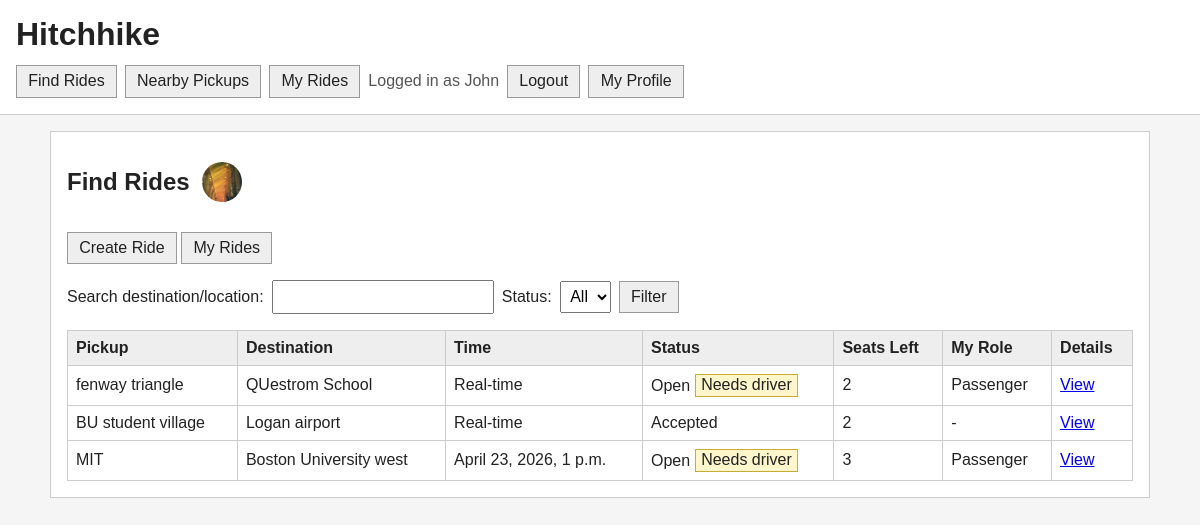
The page /campus_pickup/rides/ (signed in) on the database its author committed.
### campus_pickup/models.py (models this page shows, shortened)
class Profile(models.Model):
    user = models.ForeignKey(User, on_delete=models.CASCADE)
    display_name = models.TextField(blank=False)
    bio_text = models.TextField(blank=True)
    profile_image_url = models.ImageField(
        "profile image",
        upload_to="campus_pickup/profile_images/",
        blank=True,
    )
    join_date = models.DateTimeField(auto_now_add=True)

class Ride(models.Model):
    REQUEST_TYPES = [
        ("reservation", "Reservation"),
        ("realtime", "Real-Time"),
    ]
    STATUS_CHOICES = [
        ("open", "Open"),
        ("accepted", "Accepted"),
        ("full", "Full"),
        ("completed", "Completed"),
        ("cancelled", "Cancelled"),
    ]
    creator = models.ForeignKey(
        Profile,
        on_delete=models.CASCADE,
        related_name="created_rides"
    )
    driver = models.ForeignKey(
        Profile,
        on_delete=models.SET_NULL,
        null=True,
        blank=True,
        related_name="driving_rides"
    )
    pickup_location = models.TextField(blank=False)
    destination = models.TextField(blank=False)
    pickup_latitude = models.FloatField(null=True, blank=True)
    pickup_longitude = models.FloatField(null=True, blank=True)
    destination_latitude = models.FloatField(null=True, blank=True)
    destination_longitude = models.FloatField(null=True, blank=True)
    pickup_time = models.DateTimeField(null=True, blank=True)
    request_type = models.CharField(max_length=20, choices=REQUEST_TYPES)
    status = models.CharField(
        max_length=20,
        choices=STATUS_CHOICES,
        default="open"
    )
    seat_capacity = models.IntegerField(default=4)
    created_at = models.DateTimeField(auto_now_add=True)
    def seats_taken(self):
        passenger_ids = set(
            RideParticipant.objects.filter(ride=self).values_list("passenger_id", flat=True)
        )
        occupied = len(passenger_ids)
        if self.driver and self.driver_id not in passenger_ids:
            occupied += 1
        return occupied
    def seats_remaining(self):
        return max(self.seat_capacity - self.seats_taken(), 0)

### campus_pickup/views.py (the view)
# urls.py: path("rides/", views.RideListView.as_view(), name="ride_list"),
class RideListView(ProfileRequiredMixin, ListView):
    model = Ride
    template_name = "campus_pickup/ride_list.html"
    context_object_name = "rides"
    def get_queryset(self):
        queryset = Ride.objects.select_related("creator", "driver").exclude(
            status="completed"
        ).order_by("pickup_time")
        query = self.request.GET.get("q", "").strip()
        if query:
            queryset = queryset.filter(
                Q(destination__icontains=query) | Q(pickup_location__icontains=query)
            )
        return queryset
    def get_context_data(self, **kwargs):
        context = super().get_context_data(**kwargs)
        context["current_query"] = self.request.GET.get("q", "").strip()
        my_profile = self.get_my_profile()
        context["my_profile"] = my_profile
        context["my_passenger_ride_ids"] = list(
            RideParticipant.objects.filter(passenger=my_profile).values_list("ride_id", flat=True)
        )
        return context

### campus_pickup/views.py (called while the page is built)
    def get_my_profile(self):
        return get_object_or_404(Profile, user=self.request.user)

    def dispatch(self, request, *args, **kwargs):
        if request.user.is_authenticated and not Profile.objects.filter(user=request.user).exists():
            return redirect("campus_pickup:profile_create")
        return super().dispatch(request, *args, **kwargs)

### campus_pickup/templates/campus_pickup/ride_list.html (shortened to what this page needs)
{% extends "campus_pickup/base.html" %}
{% block content %}
<section class="panel">
    <div class="page-title">
        <h2>Find Rides</h2>
        {% if my_profile.profile_image_url %}
        <img
            class="profile-avatar title-avatar"
            src="{{ my_profile.profile_image_url.url }}"
            alt="{{ my_profile.display_name }}"
        >
        {% endif %}
    </div>
    <p>
        <a class="button-link" href="{% url 'campus_pickup:ride_create' %}">Create Ride</a>
        <a class="button-link" href="{% url 'campus_pickup:my_rides' %}">My Rides</a>
    </p>
    <form method="get" class="filters">
        <label for="q">Search destination/location:</label>
        <input id="q" name="q" type="text" value="{{ current_query }}">
        <label for="status">Status:</label>
        <select id="status" name="status">
            <option value="">All</option>
        </select>
        <button type="submit">Filter</button>
    </form>
    <table>
        <thead>
            <tr>
                <th>Pickup</th>
                <th>Destination</th>
                <th>Time</th>
                <th>Status</th>
                <th>Seats Left</th>
                <th>My Role</th>
                <th>Details</th>
            </tr>
        </thead>
        <tbody>
            {% for r in rides %}
            <tr>
                <td>{{ r.pickup_location }}</td>
                <td>{{ r.destination }}</td>
                <td>{% if r.pickup_time %}{{ r.pickup_time }}{% else %}Real-time{% endif %}</td>
                <td>
                    {{ r.get_status_display }}
                    {% if not r.driver %}
                    <span class="need-driver">Needs driver</span>
                    {% endif %}
                </td>
                <td>{{ r.seats_remaining }}</td>
                <td>
                    {% if r.driver == my_profile %}Driver{% elif r.id in my_passenger_ride_ids %}Passenger{% else %}-{% endif %}
                </td>
                <td><a href="{% url 'campus_pickup:ride_detail' r.pk %}">View</a></td>
            </tr>
            {% empty %}
            <tr>
                <td colspan="7">No rides found.</td>
            </tr>
            {% endfor %}
        </tbody>
    </table>
</section>
{% endblock %}

### campus_pickup/templates/campus_pickup/base.html (shortened to what this page needs)
{% load static %}
<!DOCTYPE html>
<html lang="en">
<head>
    <link rel="stylesheet" href="{% static 'styles/campus_pickup.css' %}?v=13">
</head>
<body>
    <header>
        <h1>Hitchhike</h1>
        <nav>
            {% if user.is_authenticated %}
            <a href="{% url 'campus_pickup:ride_list' %}">Find Rides</a>
            <a href="{% url 'campus_pickup:nearby_rides' %}">Nearby Pickups</a>
            <a href="{% url 'campus_pickup:my_rides' %}">My Rides</a>
            <span class="nav-status">Logged in as {{ user.username }}</span>
            <form method="post" action="{% url 'campus_pickup:logout' %}" class="nav-form">
                <button type="submit">Logout</button>
            </form>
            <a href="{% url 'campus_pickup:my_profile' %}">My Profile</a>
            {% else %}
            <a href="{% url 'campus_pickup:login' %}">Login</a>
            <a href="{% url 'campus_pickup:profile_create' %}">Create Account</a>
            {% endif %}
        </nav>
    </header>
    <main>
        {% block content %}
        {% endblock %}
    </main>
</body>
</html>

### static/styles/campus_pickup.css (style rules this page uses)
body { margin: 0; background: #f5f5f5; color: #222222; font-family: Arial, sans-serif; }
header { background: #ffffff; border-bottom: 1px solid #cccccc; padding: 1rem; }
header h1 { margin: 0 0 0.75rem 0; }
nav { display: flex; flex-wrap: wrap; gap: 0.5rem; align-items: center; }
nav a, .button-link, button { background: #eeeeee; border: 1px solid #999999; color: #222222; cursor: pointer; display: inline-block; font: inherit; padding: 0.4rem 0.7rem; text-decoration: none; }
.nav-form { margin: 0; }
.nav-status, .help-text { color: #555555; }
main { max-width: 1100px; margin: 1rem auto; padding: 0 1rem; }
.panel { background: #ffffff; border: 1px solid #cccccc; margin-bottom: 1rem; padding: 1rem; }
.page-title { display: flex; align-items: center; gap: 0.75rem; }
.profile-avatar { width: 72px; height: 72px; border-radius: 50%; object-fit: cover; }
.page-title .title-avatar { width: 40px; height: 40px; }
table { width: 100%; border-collapse: collapse; }
th, td { border: 1px solid #cccccc; padding: 0.5rem; text-align: left; }
th { background: #eeeeee; }
.filters { display: flex; flex-wrap: wrap; gap: 0.5rem; align-items: center; margin-bottom: 1rem; }
input, select, textarea { font: inherit; padding: 0.35rem; }
.need-driver { background: #fff6cc; border: 1px solid #ccaa33; display: inline-block; padding: 0.1rem 0.35rem; }

### rows shown on the page
Profile: profile_image_url (picture)
Ride: pickup_location "fenway triangle", destination "QUestrom School", shows "Real-time", status "Open", shows "Needs driver", seats_remaining "2", shows "Passenger"
Ride: pickup_location "BU student village", destination "Logan airport", shows "Real-time", status "Accepted", seats_remaining "2"
Ride: pickup_location "MIT", destination "Boston University west", pickup_time "April 23, 2026, 1 p.m.", status "Open", shows "Needs driver", seats_remaining "3", shows "Passenger"

### other values the page prints
{{ user.username }} "John"
